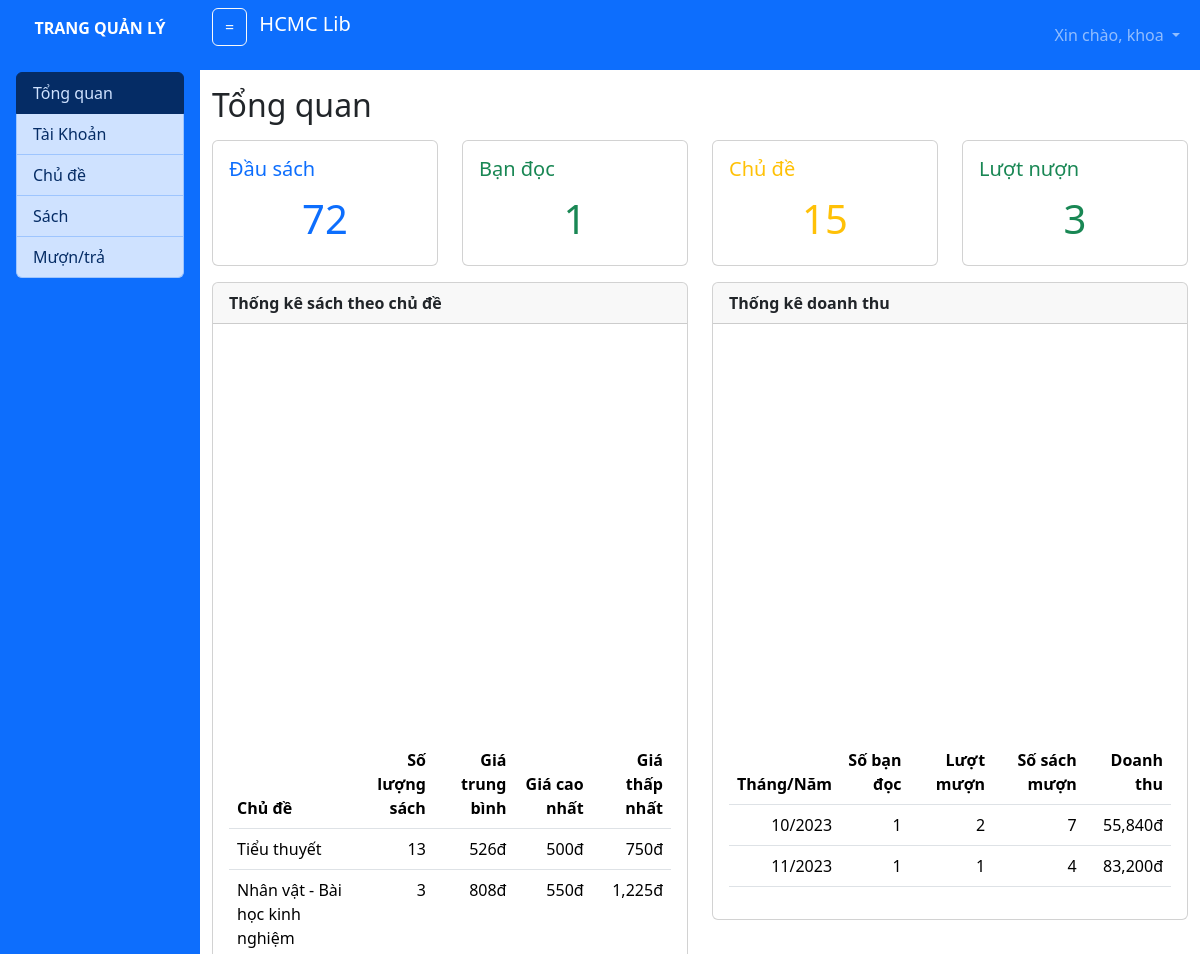
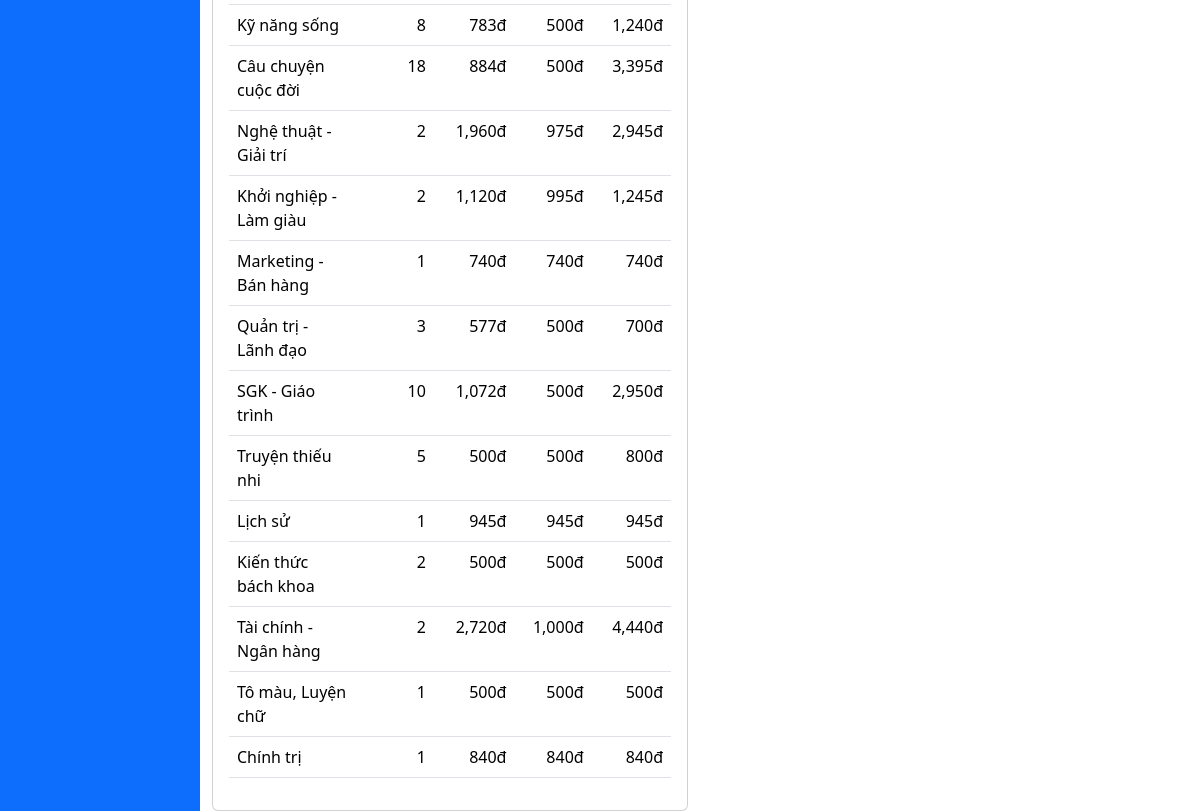
/admin/dashboard (signed in), run on the app's committed database (2 pictures, top to bottom).
### tables this page shows
CREATE TABLE `chude` (
  `MaCD` int NOT NULL,
  `TenChuDe` varchar(255) NOT NULL
);

### config.php (called while the page is built, shortened)
<?php
    $base_url = 'http://localhost:8080/thuvien/';
?>

### model/m_pdo.php (called while the page is built, shortened)
<?php
function pdo_get_connection(){
    $dburl = "mysql:host=localhost;dbname=thuvien;charset=utf8";
    $username = 'root';
    $password = '';
    $conn = new PDO($dburl, $username, $password);
    $conn->setAttribute(PDO::ATTR_ERRMODE, PDO::ERRMODE_EXCEPTION);
    return $conn;
}
function pdo_query($sql){
    $sql_args = array_slice(func_get_args(), 1);
    try{
        $conn = pdo_get_connection();
        $stmt = $conn->prepare($sql);
        $stmt->execute($sql_args);
        $rows = $stmt->fetchAll();
        return $rows;
    }
    catch(PDOException $e){
        throw $e;
    }
    finally{
        unset($conn);
    }
}
function pdo_query_value($sql){
    $sql_args = array_slice(func_get_args(), 1);
    try{
        $conn = pdo_get_connection();
        $stmt = $conn->prepare($sql);
        $stmt->execute($sql_args);
        $row = $stmt->fetch(PDO::FETCH_ASSOC);
        return array_values($row)[0];
    }
    catch(PDOException $e){
        throw $e;
    }
    finally{
        unset($conn);
    }
}

### model/m_book.php (called while the page is built, shortened)
<?php
include_once 'm_pdo.php';
function book_count(){
    return pdo_query_value("SELECT count(*) from sach");
}
?>

### model/m_user.php (called while the page is built, shortened)
<?php
include_once 'm_pdo.php';
function user_count(){
    return pdo_query_value("SELECT count(*) from taikhoan where Quyen=0");
}
?>

### model/m_category.php (called while the page is built, shortened)
<?php
    include_once 'm_pdo.php';
    function category_count(){
        return pdo_query_value("SELECT count(*) from chude");
    }
    function category_satatByBook(){
        return pdo_query("SELECT cd.MaCD, cd.TenChuDe, count(s.MaSach) as SoLuong,
        AVG(s.GiaTri) as TrungBinh, min(GiaTri) as ThapNhat, max(s.GiaTri) as CaoNhat
        FROM chude cd left join sach s on cd.MaCD = s.MaCD group by cd.MaCD, cd.TenChuDe");
    }
?>

### model/m_history.php (called while the page is built, shortened)
<?php
include_once 'm_pdo.php';
function history_count(){
    return pdo_query_value("SELECT count(*) from lichsu");
}
function history_stat(){
    return pdo_query("SELECT YEAR(NgayTra) AS Nam, MONTH(NgayTra) AS Thang,
    COUNT(DISTINCT MaTK) AS SoBanDoc, COUNT(MaLS) AS SoLuotMuon,
    SUM(SoSachMuon) as SoSachMuon, SUM(TongTien) AS DoanhThu
    FROM lichsu GROUP BY YEAR(NgayTra), MONTH(NgayTra)");
}
?>

### view/v_admin_dashboard.php (the view, shortened to what this page needs)
<h2 class="my-3">Tổng quan</h2>
    <div class="row">
      <div class="col-md-3">
        <div class="card text-primary mb-3" >
          <div class="card-body">
            <h5 class="card-title">Đầu sách</h5>
            <p class="card-text fs-1 text-center"><?=$tkSach?></p>
          </div>
        </div>
      </div>
      <div class="col-md-3">
        <div class="card text-success mb-3" >
          <div class="card-body">
            <h5 class="card-title">Bạn đọc</h5>
            <p class="card-text fs-1 text-center"><?=$tkBanDoc?></p>
          </div>
        </div>
      </div>
      <div class="col-md-3">
        <div class="card text-warning mb-3" >
          <div class="card-body">
            <h5 class="card-title">Chủ đề</h5>
            <p class="card-text fs-1 text-center"><?=$tkChuDe?></p>
          </div>
        </div>
      </div>
      <div class="col-md-3">
        <div class="card text-success mb-3" >
          <div class="card-body">
            <h5 class="card-title">Lượt nượn</h5>
            <p class="card-text fs-1 text-center"><?=$tkLuotMuon?></p>
          </div>
        </div>
      </div>
    </div>
    <div class="row">
      <div class="col-md-6">
        <div class="card">
          <div class="card-header">
            <strong>Thống kê sách theo chủ đề</strong>
          </div>
          <div class="card-body">
          <div id="myChart" style=" height:400px"></div>
            <table class="table text-end">
              <thead>
                <tr>
                  <th class="text-start">Chủ đề</th>
                  <th>Số lượng sách</th>
                  <th>Giá trung bình</th>
                  <th>Giá cao nhất</th>
                  <th>Giá thấp nhất</th>
                </tr>
              </thead>
              <tbody>
                <?php foreach($tkSachTheoChuDe as $cd): ?>
                  <tr>
                    <td class="text-start"><?=$cd['TenChuDe']?></td>
                    <td><?=$cd['SoLuong']?></td>
                    <td><?=number_format(round(max(500,$cd['TrungBinh']*0.5/100)))?>đ</td>
                    <td><?=number_format(round(max(500,$cd['ThapNhat']*0.5/100)))?>đ</td>
                    <td><?=number_format(round(max(500,$cd['CaoNhat']*0.5/100)))?>đ</td>
                  </tr>
                  <?php endforeach;?>
                </tbody>
              </table>
            </div>
          </div>
      </div>
      <div class="col-md-6">
        <div class="card">
          <div class="card-header">
            <strong>Thống kê doanh thu</strong>
          </div>
          <div class="card-body">
          <div id="myChart2" style=" height:400px"></div>
            <table class="table text-end">
              <thead>
                <tr>
                  <th>Tháng/Năm</th>
                  <th>Số bạn đọc</th>
                  <th>Lượt mượn</th>
                  <th>Số sách mượn</th>
                  <th>Doanh thu</th>
                </tr>
              </thead>
              <tbody>
                <?php foreach($tkDoanhThu as $dt): ?>
                <tr>
                  <td><?=$dt['Thang']?>/<?=$dt['Nam']?></td>
                  <td><?=$dt['SoBanDoc']?></td>
                  <td><?=$dt['SoLuotMuon']?></td>
                  <td><?=$dt['SoSachMuon']?></td>
                  <td><?=number_format($dt['DoanhThu'])?>đ</td>
                </tr>
                <?php endforeach;?>
              </tbody>
            </table>
          </div>
        </div>
      </div>
    </div>

### index.php (shortened to what this page needs)
<?php
include_once 'config.php';
include_once 'model/m_book.php';
include_once 'model/m_category.php';
if(isset($_GET['mod'])){
    switch ($_GET['mod']) {
          case 'admin':
            $ctrl_name ='admin';
              break;
    }
        include_once 'contronller/c_'.$ctrl_name.'.php';
}
else {
  header('location: page/home');
}
?>

### contronller/c_admin.php (shortened to what this page needs)
<?php
if (isset($_GET['act'])) {
    switch ($_GET['act']) {
        case 'dashboard':
            include_once 'model/m_book.php';
            include_once 'model/m_user.php';
            include_once 'model/m_category.php';
            include_once 'model/m_history.php';
            $tkSach = book_count();
            $tkBanDoc = user_count();
            $tkChuDe = category_count();
            $tkLuotMuon = history_count();
            $tkSachTheoChuDe = category_satatByBook();
            $tkDoanhThu = history_stat();
            $view_name ='admin_dashboard';
            break;
    }include_once 'view/v_admin_layout.php';
}
?>

### view/v_admin_layout.php (shortened to what this page needs)
<!DOCTYPE html>
<html lang="en">
<head>
    <link rel="stylesheet" href="<?=$base_url?>template/css/bootstrap.min.css">
</head>
<body>
    <div class="container-fluid">
       <div class="row" >
        <div class="col-md-2 p-0 bg-primary text-white collapse collapse-horizontal show" style="min-height: 100vh;" id="openMenu">
            <strong class="text-center d-block p-3">TRANG QUẢN LÝ</strong>
            <div class="list-group list-group-item-primary m-3">
              <a href="<?=$base_url?>admin/dashboard" class="list-group-item list-group-item-action <?=(strpos($view_name,'dashboard'))?'active':'' ?> " aria-current="true">
               Tổng quan
              </a>
              <a href="<?=$base_url?>admin/user" class="list-group-item list-group-item-action <?=(strpos($view_name,'user'))?'active':'' ?> ">Tài Khoản</a>
              <a href="<?=$base_url?>admin/category" class="list-group-item list-group-item-action <?=(strpos($view_name,'category'))?'active':'' ?>">Chủ đề</a>
              <a href="<?=$base_url?>admin/book" class="list-group-item list-group-item-action <?=(strpos($view_name,'book'))?'active':'' ?>">Sách</a>
              <a href="<?=$base_url?>admin/history" class="list-group-item list-group-item-action <?=(strpos($view_name,'history'))?'active':'' ?>">Mượn/trả</a>
            </div>
        </div>
        <div class="col-md p-0">
            <nav class="navbar navbar-expand-lg bg-primary" data-bs-theme="dark">
                <div class="container-fluid">
                  <p>
                    <button class="btn btn-outline-light me-2" type="button" data-bs-toggle="collapse" data-bs-target="#openMenu" aria-expanded="false" aria-controls="collapseWidthExample">
                     =
                    </button>
                  <a class="navbar-brand" href="#">HCMC Lib</a>
                  <div class="collapse navbar-collapse" id="navbarSupportedContent">
                    <ul class="navbar-nav ms-auto mb-2 mb-lg-0">
                      <li class="nav-item dropdown">
                        <a class="nav-link dropdown-toggle" href="#" role="button" data-bs-toggle="dropdown" aria-expanded="false">
                          Xin chào, <?=$_SESSION['user']['HoTen']?>
                         </a>
                  </div>
                </div>
              </nav>
            <div class="container">
              <?php include_once 'view/v_'.$view_name.'.php';?>
            </div>
        </div>
    </div>
    </div>
</body>
</html>

### data on the page
chude: TenChuDe "Tiểu thuyết", SoLuong "13", max(500,$cd['TrungBinh']*0.5/100) "526", max(500,$cd['ThapNhat']*0.5/100) "500", max(500,$cd['CaoNhat']*0.5/100) "750"
chude: TenChuDe "Nhân vật - Bài học kinh nghiệm", SoLuong "3", max(500,$cd['TrungBinh']*0.5/100) "808", max(500,$cd['ThapNhat']*0.5/100) "550", max(500,$cd['CaoNhat']*0.5/100) "1,225"
chude: TenChuDe "Kỹ năng sống", SoLuong "8", max(500,$cd['TrungBinh']*0.5/100) "783", max(500,$cd['ThapNhat']*0.5/100) "500", max(500,$cd['CaoNhat']*0.5/100) "1,240"
chude: TenChuDe "Câu chuyện cuộc đời", SoLuong "18", max(500,$cd['TrungBinh']*0.5/100) "884", max(500,$cd['ThapNhat']*0.5/100) "500", max(500,$cd['CaoNhat']*0.5/100) "3,395"
chude: TenChuDe "Nghệ thuật - Giải trí", SoLuong "2", max(500,$cd['TrungBinh']*0.5/100) "1,960", max(500,$cd['ThapNhat']*0.5/100) "975", max(500,$cd['CaoNhat']*0.5/100) "2,945"
chude: TenChuDe "Khởi nghiệp - Làm giàu", SoLuong "2", max(500,$cd['TrungBinh']*0.5/100) "1,120", max(500,$cd['ThapNhat']*0.5/100) "995", max(500,$cd['CaoNhat']*0.5/100) "1,245"
chude: TenChuDe "Marketing - Bán hàng", SoLuong "1", max(500,$cd['TrungBinh']*0.5/100) "740", max(500,$cd['ThapNhat']*0.5/100) "740", max(500,$cd['CaoNhat']*0.5/100) "740"
chude: TenChuDe "Quản trị - Lãnh đạo", SoLuong "3", max(500,$cd['TrungBinh']*0.5/100) "577", max(500,$cd['ThapNhat']*0.5/100) "500", max(500,$cd['CaoNhat']*0.5/100) "700"
chude: TenChuDe "SGK - Giáo trình", SoLuong "10", max(500,$cd['TrungBinh']*0.5/100) "1,072", max(500,$cd['ThapNhat']*0.5/100) "500", max(500,$cd['CaoNhat']*0.5/100) "2,950"
chude: TenChuDe "Truyện thiếu nhi", SoLuong "5", max(500,$cd['TrungBinh']*0.5/100) "500", max(500,$cd['ThapNhat']*0.5/100) "500", max(500,$cd['CaoNhat']*0.5/100) "800"
chude: TenChuDe "Lịch sử", SoLuong "1", max(500,$cd['TrungBinh']*0.5/100) "945", max(500,$cd['ThapNhat']*0.5/100) "945", max(500,$cd['CaoNhat']*0.5/100) "945"
chude: TenChuDe "Kiến thức bách khoa", SoLuong "2", max(500,$cd['TrungBinh']*0.5/100) "500", max(500,$cd['ThapNhat']*0.5/100) "500", max(500,$cd['CaoNhat']*0.5/100) "500"
chude: TenChuDe "Tài chính - Ngân hàng", SoLuong "2", max(500,$cd['TrungBinh']*0.5/100) "2,720", max(500,$cd['ThapNhat']*0.5/100) "1,000", max(500,$cd['CaoNhat']*0.5/100) "4,440"
chude: TenChuDe "Tô màu, Luyện chữ", SoLuong "1", max(500,$cd['TrungBinh']*0.5/100) "500", max(500,$cd['ThapNhat']*0.5/100) "500", max(500,$cd['CaoNhat']*0.5/100) "500"
chude: TenChuDe "Chính trị", SoLuong "1", max(500,$cd['TrungBinh']*0.5/100) "840", max(500,$cd['ThapNhat']*0.5/100) "840", max(500,$cd['CaoNhat']*0.5/100) "840"

### other printed values
$_SESSION['user']['HoTen'] "khoa"
$tkSach "72"
$tkBanDoc "1"
$tkChuDe "15"
$tkLuotMuon "3"
$dt['Thang'] "10"
$dt['Nam'] "2023"
$dt['SoBanDoc'] "1"
$dt['SoLuotMuon'] "2"
$dt['SoSachMuon'] "7"
$dt['DoanhThu'] "55,840"
$dt['Thang'] "11"
$dt['SoLuotMuon'] "1"
$dt['SoSachMuon'] "4"
$dt['DoanhThu'] "83,200"
